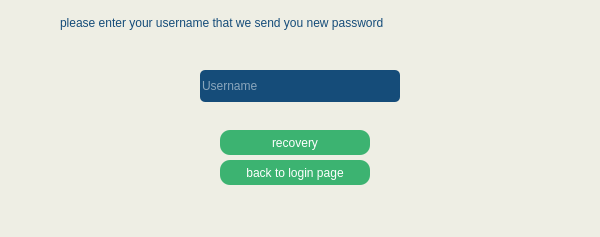
<?xml version="1.0" encoding="UTF-8"?>
<ui version="4.0">
 <class>Login</class>
 <widget class="QMainWindow" name="Login">
  <property name="geometry">
   <rect>
    <x>0</x>
    <y>0</y>
    <width>600</width>
    <height>237</height>
   </rect>
  </property>
  <property name="windowTitle">
   <string>MainWindow</string>
  </property>
  <property name="styleSheet">
   <string notr="true">background-color: 	rgb(245,255,250);
background-color: 	rgb(238,238,228);
</string>
  </property>
  <widget class="QWidget" name="centralwidget">
   <widget class="QPushButton" name="LoginpageButton">
    <property name="geometry">
     <rect>
      <x>220</x>
      <y>160</y>
      <width>150</width>
      <height>25</height>
     </rect>
    </property>
    <property name="styleSheet">
     <string notr="true">font: 75 8pt &quot;Calibri (Body)&quot;;
background-color: rgb(60,179,113);
color: rgb(255, 255, 255);
border-radius:10px;



</string>
    </property>
    <property name="text">
     <string>back to login page</string>
    </property>
   </widget>
   <widget class="QLineEdit" name="username">
    <property name="geometry">
     <rect>
      <x>200</x>
      <y>70</y>
      <width>200</width>
      <height>32</height>
     </rect>
    </property>
    <property name="styleSheet">
     <string notr="true">font: 75 8pt &quot;Calibri (Body)&quot;;
background-color: rgb(21,76,121);
color: rgb(255, 255, 255);
border-radius:5px;



</string>
    </property>
    <property name="text">
     <string/>
    </property>
    <property name="placeholderText">
     <string>Username</string>
    </property>
   </widget>
   <widget class="QLabel" name="label">
    <property name="geometry">
     <rect>
      <x>60</x>
      <y>10</y>
      <width>491</width>
      <height>25</height>
     </rect>
    </property>
    <property name="styleSheet">
     <string notr="true">font: 75 11pt &quot;Calibri (Body)&quot;;
color:   rgb(21,76,121);
 </string>
    </property>
    <property name="text">
     <string>please enter your username that we send you new password</string>
    </property>
   </widget>
   <widget class="QPushButton" name="RecoveryButton">
    <property name="geometry">
     <rect>
      <x>220</x>
      <y>130</y>
      <width>150</width>
      <height>25</height>
     </rect>
    </property>
    <property name="styleSheet">
     <string notr="true">font: 75 8pt &quot;Calibri (Body)&quot;;
background-color: rgb(60,179,113);
color: rgb(255, 255, 255);
border-radius:10px;



</string>
    </property>
    <property name="text">
     <string>recovery</string>
    </property>
   </widget>
   <zorder>username</zorder>
   <zorder>label</zorder>
   <zorder>RecoveryButton</zorder>
   <zorder>LoginpageButton</zorder>
  </widget>
  <widget class="QMenuBar" name="menubar">
   <property name="geometry">
    <rect>
     <x>0</x>
     <y>0</y>
     <width>600</width>
     <height>26</height>
    </rect>
   </property>
  </widget>
  <widget class="QStatusBar" name="statusbar"/>
 </widget>
 <resources/>
 <connections/>
</ui>
